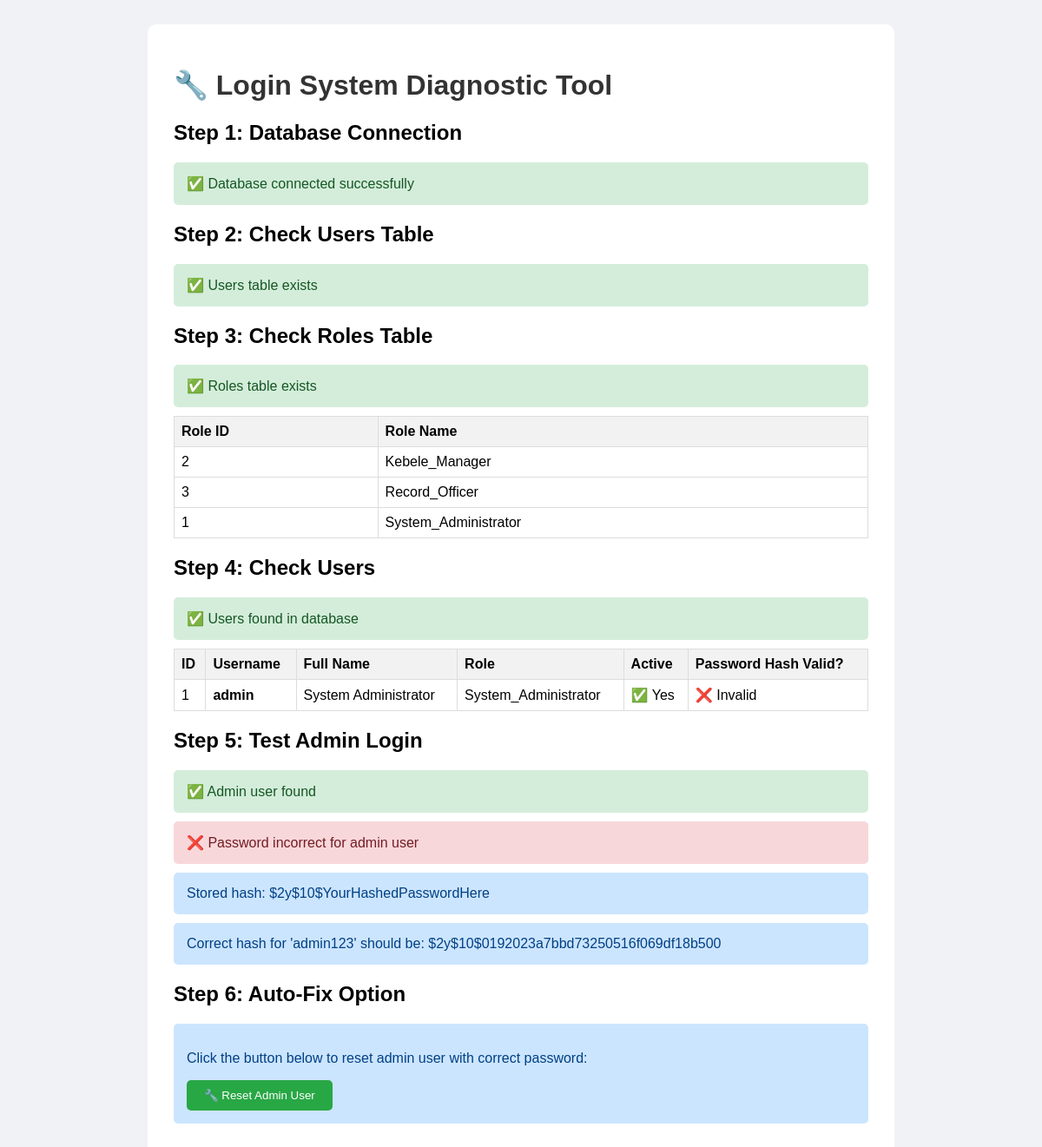
Page /check-login.php on the committed database.
### tables this page shows
CREATE TABLE roles (
    role_id INT PRIMARY KEY AUTO_INCREMENT,
    role_name VARCHAR(50) UNIQUE NOT NULL
);

CREATE TABLE users (
    user_id INT PRIMARY KEY AUTO_INCREMENT,
    username VARCHAR(50) UNIQUE NOT NULL,
    password VARCHAR(255) NOT NULL,
    full_name VARCHAR(100) NOT NULL,
    email VARCHAR(100),
    phone VARCHAR(20),
    gender ENUM('Male', 'Female', 'Other'),
    birth_date DATE,
    role_id INT,
    is_active BOOLEAN DEFAULT TRUE,
    created_at TIMESTAMP DEFAULT CURRENT_TIMESTAMP,
    FOREIGN KEY (role_id) REFERENCES roles(role_id)
);

### check-login.php (the view, shortened to what this page needs)
<?php
echo "<!DOCTYPE html>
<html>
<head>
    <title>Login Diagnostic Tool</title>
    <style>
        body { font-family: Arial; padding: 20px; background: #f0f2f5; }
        .container { max-width: 800px; margin: 0 auto; background: white; padding: 30px; border-radius: 10px; }
        h1 { color: #333; }
        .success { background: #d4edda; color: #155724; padding: 15px; margin: 10px 0; border-radius: 5px; }
        .error { background: #f8d7da; color: #721c24; padding: 15px; margin: 10px 0; border-radius: 5px; }
        .info { background: #cce5ff; color: #004085; padding: 15px; margin: 10px 0; border-radius: 5px; }
        table { border-collapse: collapse; width: 100%; margin: 10px 0; }
        th, td { border: 1px solid #ddd; padding: 8px; text-align: left; }
        th { background: #f2f2f2; }
    </style>
</head>
<body>
    <div class='container'>";
echo "<h1>🔧 Login System Diagnostic Tool</h1>";
echo "<h2>Step 1: Database Connection</h2>";
$conn = getConnection();
if ($conn) {
    echo "<div class='success'>✅ Database connected successfully</div>";
} else {
    echo "<div class='error'>❌ Database connection failed</div>";
    exit();
}
echo "<h2>Step 2: Check Users Table</h2>";
$result = $conn->query("SHOW TABLES LIKE 'users'");
if ($result->num_rows > 0) {
    echo "<div class='success'>✅ Users table exists</div>";
} else {
    echo "<div class='error'>❌ Users table does not exist!</div>";
    echo "<p>Please import the database.sql file</p>";
    exit();
}
echo "<h2>Step 3: Check Roles Table</h2>";
$result = $conn->query("SELECT * FROM roles");
if ($result->num_rows > 0) {
    echo "<div class='success'>✅ Roles table exists</div>";
    echo "<table>";
    echo "<tr><th>Role ID</th><th>Role Name</th></tr>";
    while ($row = $result->fetch_assoc()) {
        echo "<tr><td>" . $row['role_id'] . "</td><td>" . $row['role_name'] . "</td></tr>";
    }
    echo "</table>";
} else {
    echo "<div class='error'>❌ Roles table is empty!</div>";
}
echo "<h2>Step 4: Check Users</h2>";
$result = $conn->query("SELECT u.user_id, u.username, u.full_name, u.is_active, r.role_name
                        FROM users u
                        JOIN roles r ON u.role_id = r.role_id");
if ($result->num_rows > 0) {
    echo "<div class='success'>✅ Users found in database</div>";
    echo "<table>";
    echo "<tr><th>ID</th><th>Username</th><th>Full Name</th><th>Role</th><th>Active</th><th>Password Hash Valid?</th></tr>";
    while ($row = $result->fetch_assoc()) {
        $active = $row['is_active'] ? '✅ Yes' : '❌ No';
        $user_check = $conn->query("SELECT password FROM users WHERE user_id = " . $row['user_id']);
        $user_data = $user_check->fetch_assoc();
        $hash_valid = (strlen($user_data['password']) == 60 && substr($user_data['password'], 0, 4) == '$2y$') ? '✅ Valid' : '❌ Invalid';
        echo "<tr>";
        echo "<td>" . $row['user_id'] . "</td>";
        echo "<td><strong>" . $row['username'] . "</strong></td>";
        echo "<td>" . $row['full_name'] . "</td>";
        echo "<td>" . $row['role_name'] . "</td>";
        echo "<td>" . $active . "</td>";
        echo "<td>" . $hash_valid . "</td>";
        echo "</tr>";
    }
    echo "</table>";
} else {
    echo "<div class='error'>❌ No users found in database!</div>";
}
echo "<h2>Step 5: Test Admin Login</h2>";
$test_username = 'admin';
$test_password = 'admin123';
$stmt = $conn->prepare("SELECT u.*, r.role_name FROM users u JOIN roles r ON u.role_id = r.role_id WHERE u.username = ? AND u.is_active = 1");
if ($stmt) {
    $stmt->bind_param("s", $test_username);
    $stmt->execute();
    $result = $stmt->get_result();
    if ($row = $result->fetch_assoc()) {
        echo "<div class='success'>✅ Admin user found</div>";
        if (password_verify($test_password, $row['password'])) {
            echo "<div class='success'>✅ Password correct for admin user</div>";
        } else {
            echo "<div class='error'>❌ Password incorrect for admin user</div>";
            echo "<div class='info'>Stored hash: " . $row['password'] . "</div>";
            $correct_hash = password_hash($test_password, PASSWORD_DEFAULT);
            echo "<div class='info'>Correct hash for 'admin123' should be: " . $correct_hash . "</div>";
        }
    } else {
        echo "<div class='error'>❌ Admin user not found or inactive</div>";
    }
} else {
    echo "<div class='error'>❌ Prepare failed: " . $conn->error . "</div>";
}
echo "<h2>Step 6: Auto-Fix Option</h2>";
echo "<div class='info'>";
echo "<p>Click the button below to reset admin user with correct password:</p>";
echo "<form method='post' action='fix-admin.php'>";
echo "<button type='submit' style='padding: 10px 20px; background: #28a745; color: white; border: none; border-radius: 5px; cursor: pointer;'>🔧 Reset Admin User</button>";
echo "</form>";
echo "</div>";
echo "</div></body></html>";
?>

### check-login.php (style rules this page uses)
body { font-family: Arial; padding: 20px; background: #f0f2f5; }
.container { max-width: 800px; margin: 0 auto; background: white; padding: 30px; border-radius: 10px; }
h1 { color: #333; }
.success { background: #d4edda; color: #155724; padding: 15px; margin: 10px 0; border-radius: 5px; }
.error { background: #f8d7da; color: #721c24; padding: 15px; margin: 10px 0; border-radius: 5px; }
.info { background: #cce5ff; color: #004085; padding: 15px; margin: 10px 0; border-radius: 5px; }
table { border-collapse: collapse; width: 100%; margin: 10px 0; }
th, td { border: 1px solid #ddd; padding: 8px; text-align: left; }
th { background: #f2f2f2; }

### rows in the picture
roles: role_id "2", role_name "Kebele_Manager"
roles: role_id "3", role_name "Record_Officer"
roles: role_id "1", role_name "System_Administrator"
users: user_id "1", username "admin", full_name "System Administrator", role.role_name "System_Administrator", is_active "✅ Yes", password "❌ Invalid", password "$2y$10$YourHashedPasswordHere"

### other values in the picture
$correct_hash "$2y$10$0192023a7bbd73250516f069df18b500"
